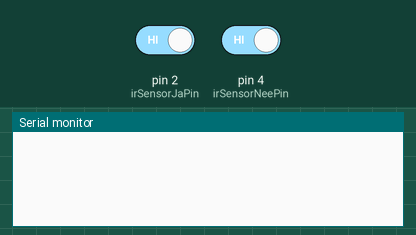
This sketch was run on a simulated Arduino Uno, built with avr-gcc and run on an emulated ATmega328P. Shown: the last lines printed to the serial monitor. Inputs (shaded band) come from the test bench; at power-on: pin 2 (irSensorJaPin) HIGH, pin 4 (irSensorNeePin) HIGH.

Above: at 1.2 s.
1.3 s: pin 2 (irSensorJaPin) driven LOW
At 2.5 s:
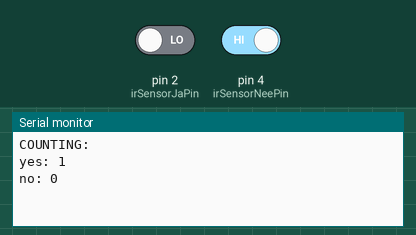
2.8 s: pin 4 (irSensorNeePin) driven LOW
At 3.6 s:
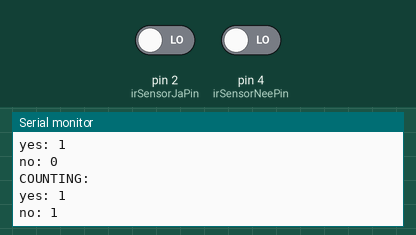

Measured:
- after the input at 1.3 s, the serial monitor: prints a new line at once (image 1)
- after the input at 2.8 s, the serial monitor: prints a new line at once (image 2)

The sketch:

sketch_may6a.ino
```cpp
const int irSensorJaPin = 2;
const int irSensorNeePin = 4;

int scoreJa = 0;
int scoreNee = 0;

bool vorigeJa = true;
bool vorigeNee = true;

unsigned long lastJaTrigger = 0;
unsigned long lastNeeTrigger = 0;

const unsigned long cooldown = 700; // in ms

void setup() {
  pinMode(irSensorJaPin, INPUT);
  pinMode(irSensorNeePin, INPUT);
  Serial.begin(9600);
}

void loop() {
  unsigned long now = millis();

  bool huidigeJa = digitalRead(irSensorJaPin);
  bool huidigeNee = digitalRead(irSensorNeePin);

  bool scoreChanged = false;

  if (vorigeJa == HIGH && huidigeJa == LOW && (now - lastJaTrigger > cooldown)) {
    scoreJa++;
    lastJaTrigger = now;
    scoreChanged = true;
  }

  if (vorigeNee == HIGH && huidigeNee == LOW && (now - lastNeeTrigger > cooldown)) {
    scoreNee++;
    lastNeeTrigger = now;
    scoreChanged = true;
  }

  vorigeJa = huidigeJa;
  vorigeNee = huidigeNee;

  if (scoreChanged) {
    Serial.println("COUNTING:");
    Serial.print("yes: ");
    Serial.println(scoreJa);
    Serial.print("no: ");
    Serial.println(scoreNee);
    Serial.println();
  }
}
```
